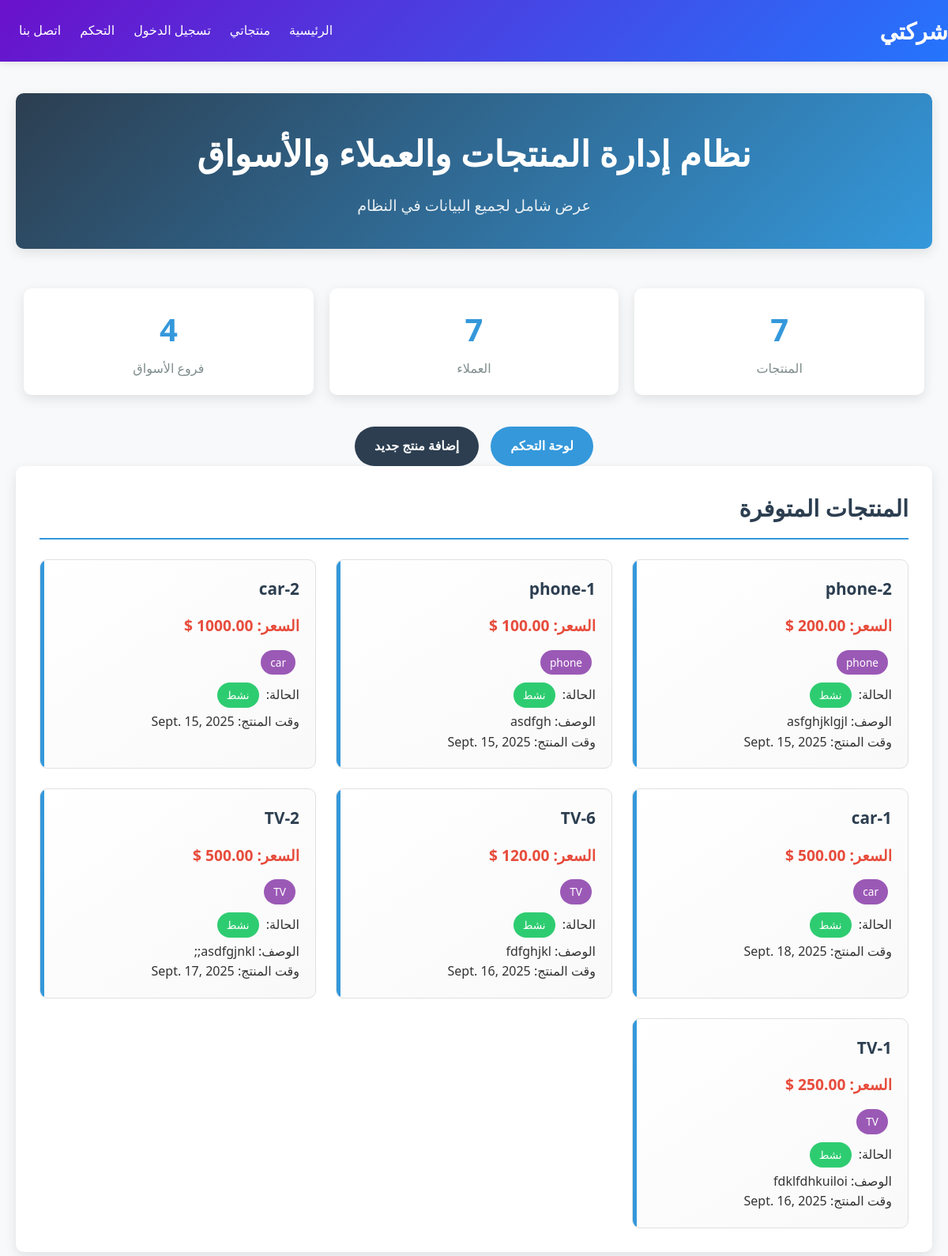
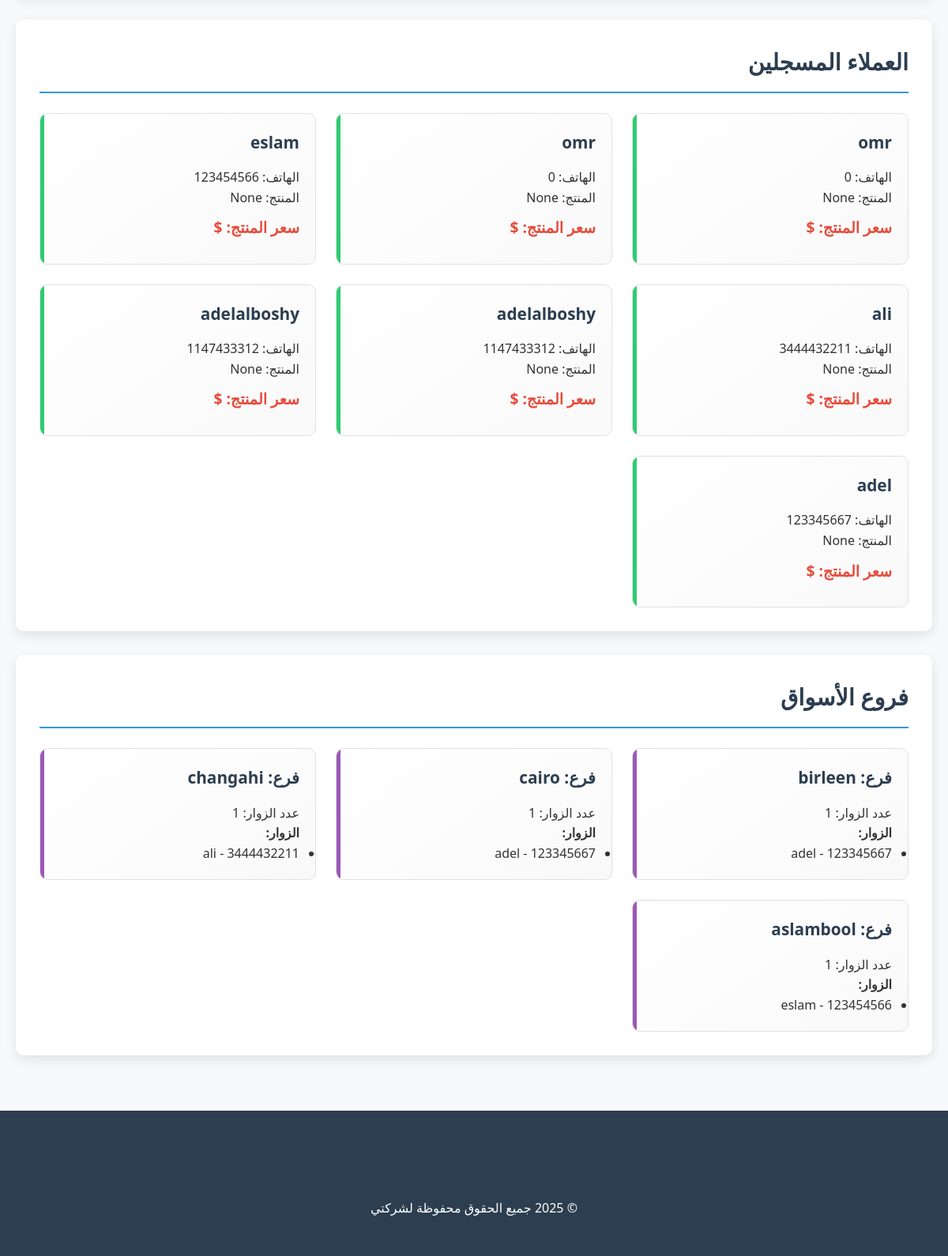
The page / on the database its author committed (2 pictures, top to bottom).
### pages/models.py (models this page shows, shortened)
class Product (models.Model):
    id = models.AutoField(primary_key=True)
    name=models.CharField(max_length = 100,default = 'enter name')
    price=models.DecimalField(max_digits = 6,decimal_places=2,default = 0.0)
    image= models.ImageField(upload_to = 'photos/%y/%m/%d',default = 'photos/25/09/13/tour-list-4.png')
    content=models.TextField(null= True,blank=True)
    categories = [
        ('phone','phone'),
        ('computer','computer'),
        ('TV','TV'),
        ('car','car'),
        ('fan','fan'),
    ]
    cotegory=models.CharField(max_length = 100,verbose_name = 'category',choices = categories)
    active=models.BooleanField(default=True)
    product_time = models.OneToOneField(Time ,on_delete=models.CASCADE, null=True, blank=True)
    class Meta :
        verbose_name = 'product'
        ordering = ['-name']

class Time (models.Model):
    Date = models.DateField(default=timezone.now)
    time = models.TimeField(null = True)
    moment = models.DateTimeField(null = True)
    class Meta :
        verbose_name = 'time'
        ordering = ['-moment']

class Clint (models.Model):
    id = models.AutoField(primary_key=True)
    name = models.CharField(max_length = 100)
    password = models.CharField(max_length = 100)
    phone = models.BigIntegerField(default=0)
    image = models.ImageField(upload_to = 'clint_photo/%y/%m/%d',default = 'photos/25/09/13/tour-list-4.png')
    product = models.ManyToManyField(Product)
    class Meta :
        verbose_name = 'clint'
        ordering = ['-name']

class Market (models.Model):
    id = models.AutoField(primary_key=True)
    name = models.CharField(max_length = 100,default = "")
    branch = [
        ('birleen','birleen'),
        ('cairo','cairo'),
        ('changahi','changahi'),
        ('aslamboom','aslambool'),
    ]
    place = models.CharField(max_length = 100,verbose_name = 'market place',choices = branch)
    vesetors = models.ManyToManyField(Clint,blank=True)
    market_products = models.ManyToManyField(Product,blank=True)

### pages/views.py (the view)
# urls.py: path('',views.index,name = 'index'),
def index(request):
    return render(request,'pages/index.html',{"product_card" : Product.objects.all(),'clints_card':Clint.objects.all(),'markets_card':Market.objects.all()})

### templates/pages/index.html (shortened to what this page needs)
<!DOCTYPE html>
{% load static %}
<html lang="ar" dir="rtl">
<head>
</head>
<body>
    {% include 'parts/navbar.html' %}
    <div class="content">
        <div class="header">
            <h1>نظام إدارة المنتجات والعملاء والأسواق</h1>
            <p>عرض شامل لجميع البيانات في النظام</p>
        </div>
        <div class="stats-bar">
            <div class="stat-item">
                <div class="stat-number">{{ product_card|length }}</div>
                <div class="stat-label">المنتجات</div>
            </div>
            <div class="stat-item">
                <div class="stat-number">{{ clints_card|length }}</div>
                <div class="stat-label">العملاء</div>
            </div>
            <div class="stat-item">
                <div class="stat-number">{{ markets_card|length }}</div>
                <div class="stat-label">فروع الأسواق</div>
            </div>
        </div>
        <div class="action-buttons">
            <a href="/admin" class="btn btn-primary">لوحة التحكم</a>
            <a href="/products/add" class="btn btn-secondary">إضافة منتج جديد</a>
        </div>
        <div class="section">
            <h2>المنتجات المتوفرة</h2>
            <div class="grid-container">
                {% for product in product_card %}
                <div class="card">
                    <h3>{{ product.name }}</h3>
                    <p class="price-tag">السعر: {{ product.price }} $</p>
                    <p><span class="badge category-badge">{{ product.get_cotegory_display }}</span></p>
                    <p>الحالة:
                        <span class="badge {% if product.active %}badge-active{% else %}badge-inactive{% endif %}">
                            {{ product.active|yesno:"نشط,غير نشط" }}
                        </span>
                    </p>
                    {% if product.content %}
                    <p>الوصف: {{ product.content|truncatewords:15 }}</p>
                    {% endif %}
                    {% if product.product_time %}
                    <p>وقت المنتج: {{ product.product_time.Date }}</p>
                    {% endif %}
                </div>
                {% empty %}
                <div class="empty-message">
                    <p>لا توجد منتجات متاحة حالياً.</p>
                </div>
                {% endfor %}
            </div>
        </div>
        <div class="section">
            <h2>العملاء المسجلين</h2>
            <div class="grid-container">
                {% for clint in clints_card %}
                <div class="card clint-card">
                    <h3>{{ clint.name }}</h3>
                    <p>الهاتف: {{ clint.phone }}</p>
                    <p>المنتج: {{ clint.product.name }}</p>
                    <p class="price-tag">سعر المنتج: {{ clint.product.price }} $</p>
                </div>
                {% empty %}
                <div class="empty-message">
                    <p>لا يوجد عملاء مسجلين حالياً.</p>
                </div>
                {% endfor %}
            </div>
        </div>
        <div class="section">
            <h2>فروع الأسواق</h2>
            <div class="grid-container">
                {% for market in markets_card %}
                <div class="card market-card">
                    <h3>فرع: {{ market.get_place_display }}</h3>
                    <p>عدد الزوار: {{ market.vesetors.count }}</p>
                    <h4>الزوار:</h4>
                    <ul>
                        {% for vesetor in market.vesetors.all %}
                        <li>{{ vesetor.name }} - {{ vesetor.phone }}</li>
                        {% empty %}
                        <li>لا يوجد زوار لهذا الفرع</li>
                        {% endfor %}
                    </ul>
                </div>
                {% empty %}
                <div class="empty-message">
                    <p>لا توجد فروع أسواق مسجلة حالياً.</p>
                </div>
                {% endfor %}
            </div>
        </div>
    </div>
    {% include 'parts/foter.html' %}
</body>
</html>

### templates/pages/index.html (style rules this page uses)
:root { --primary-color: #3498db; --secondary-color: #2c3e50; --accent-color: #e74c3c; --light-color: #ecf0f1; --success-color: #2ecc71; --text-color: #333; --border-radius: 10px; --box-shadow: 0 5px 15px rgba(0, 0, 0, 0.1); }
* { margin: 0; padding: 0; box-sizing: border-box; }
body { font-family: 'Segoe UI', Tahoma, Geneva, Verdana, sans-serif; background-color: #f8f9fa; color: var(--text-color); line-height: 1.6; }
.content { max-width: 1400px; margin: 20px auto; padding: 20px; }
.header { text-align: center; margin-bottom: 40px; background: linear-gradient(135deg, var(--secondary-color), var(--primary-color)); color: white; padding: 40px; border-radius: var(--border-radius); box-shadow: var(--box-shadow); }
.header h1 { font-size: 2.8rem; margin-bottom: 15px; font-weight: 700; }
.header p { font-size: 1.2rem; opacity: 0.9; }
.section { background: white; border-radius: var(--border-radius); padding: 30px; margin-bottom: 30px; box-shadow: var(--box-shadow); }
.section h2 { color: var(--secondary-color); border-bottom: 2px solid var(--primary-color); padding-bottom: 15px; margin-bottom: 25px; font-size: 1.8rem; }
.grid-container { display: grid; grid-template-columns: repeat(auto-fill, minmax(300px, 1fr)); gap: 25px; }
.card { background: linear-gradient(145deg, #ffffff, #f9f9f9); border: 1px solid #e0e0e0; border-radius: var(--border-radius); padding: 20px; transition: all 0.3s ease; position: relative; overflow: hidden; }
.card::before { content: ''; position: absolute; top: 0; left: 0; width: 5px; height: 100%; background: var(--primary-color); }
.card h3 { margin-top: 0; color: var(--secondary-color); font-size: 1.3rem; margin-bottom: 15px; }
.price-tag { font-weight: bold; color: var(--accent-color); font-size: 1.2rem; margin: 10px 0; }
.badge { display: inline-block; padding: 5px 12px; border-radius: 20px; font-size: 0.85rem; margin: 5px 5px 5px 0; color: white; }
.category-badge { background-color: #9b59b6; }
.badge-active { background-color: var(--success-color); }
.clint-card::before { background: var(--success-color); }
.market-card::before { background: #9b59b6; }
.stats-bar { display: flex; justify-content: space-around; margin: 30px 0; flex-wrap: wrap; }
.stat-item { text-align: center; padding: 20px; background: white; border-radius: var(--border-radius); box-shadow: var(--box-shadow); margin: 10px; flex: 1; min-width: 200px; }
.stat-number { font-size: 2.5rem; font-weight: bold; color: var(--primary-color); margin-bottom: 5px; }
.stat-label { color: #7f8c8d; font-size: 1rem; }
.action-buttons { display: flex; justify-content: center; gap: 15px; margin-top: 30px; }
.btn { padding: 12px 25px; border-radius: 30px; text-decoration: none; font-weight: 600; transition: all 0.3s ease; border: none; cursor: pointer; font-size: 1rem; }
.btn-primary { background: var(--primary-color); color: white; }
.btn-secondary { background: var(--secondary-color); color: white; }

### rows shown on the page
Product: name "phone-2", price "200.00", cotegory "phone", active "نشط", content "asfghjklgjl", product_time.Date "Sept. 15, 2025"
Product: name "phone-1", cotegory "phone", active "نشط", content "asdfgh", product_time.Date "Sept. 15, 2025"
Product: name "car-2", cotegory "car", active "نشط", product_time.Date "Sept. 15, 2025"
Product: name "car-1", cotegory "car", active "نشط", product_time.Date "Sept. 18, 2025"
Product: name "TV-6", cotegory "TV", active "نشط", content "fdfghjkl", product_time.Date "Sept. 16, 2025"
Product: name "TV-2", cotegory "TV", active "نشط", content "asdfgjnkl;;", product_time.Date "Sept. 17, 2025"
Product: name "TV-1", price "250.00", cotegory "TV", active "نشط", content "fdklfdhkuiloi", product_time.Date "Sept. 16, 2025"
Clint: name "omr", phone "0", product.name "None"
Clint: name "omr", phone "0", product.name "None"
Clint: name "eslam", phone "123454566", product.name "None"
Clint: name "ali", phone "3444432211", product.name "None"
Clint: name "adelalboshy", phone "1147433312", product.name "None"
Clint: name "adelalboshy", phone "1147433312", product.name "None"
Clint: name "adel", phone "123345667", product.name "None"
Market: place "birleen", vesetors.count "1"
Market: place "cairo", vesetors.count "1"
Market: place "changahi", vesetors.count "1"
Market: place "aslambool", vesetors.count "1"

### other values the page prints
{{ product_card|length }} "7"
{{ clints_card|length }} "7"
{{ markets_card|length }} "4"
